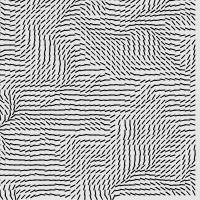
Frame 1 (no input)
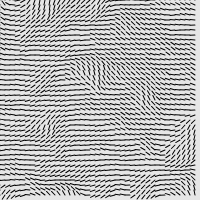
Frame 60 (no input)
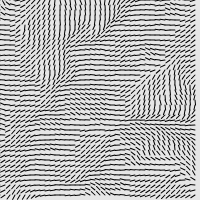
Frame 120 (the mouse pressed at the canvas centre since frame 60)

The p5.js sketch that drew these frames (run headless with seeded random() and noise() and a simulated clock; from frame 60 on, the mouse is pressed at the canvas centre):

// p5.js sketch
// ── sketch.js
function preload(){
  // preload assets
}

var inc = 0.1
var scl = 5;
var cols , rows;
var zoff = 0;


function setup() {

  createCanvas( 200 , 200 );

  cols = floor ( width / scl );
  rows = floor ( height / scl );
 
}

function draw() {
  background(230);

  var yoff = 0;
  for ( var y = 0 ; y < rows ; y ++ ) {
    var xoff = 0;
    for ( var x = 0 ; x < cols ; x ++) {
      var index = ( x + y * width ) * 4;
      var angle = noise ( xoff , yoff , zoff ) * TWO_PI;
      var v = p5.Vector.fromAngle ( angle );
      xoff += inc;
      stroke ( 0 );
      push ( );
      translate ( x * scl , y * scl );
      rotate ( v.heading ( ) );
      line ( 0 , 0 , scl , 0 );

      pop ( );
    
    }
    yoff += inc;

    zoff += 0.001;
  }

}
